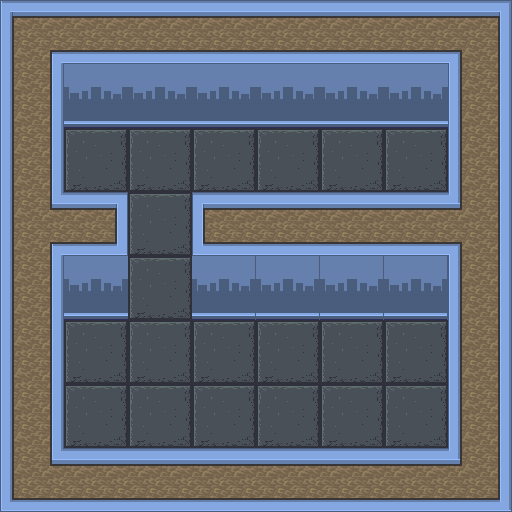

This game map was drawn from its Tiled (.tmx) file and the tilesets committed beside it. A one-line description and the trimmed map source follow:
An orthogonal 8x8 tile map with 64x64 px tiles, 3 tile layers (floor, walls, ceiling) and 2 objects.

<map version="1.2" tiledversion="1.3.3" orientation="orthogonal" renderorder="right-down" width="8" height="8" tilewidth="64" tileheight="64" infinite="0" nextlayerid="5" nextobjectid="3">
 <editorsettings>
  <export target="level0.json" format="json" />
 </editorsettings>
 <tileset firstgid="1" name="blue_castle" tilewidth="64" tileheight="64" tilecount="30" columns="6">
  <image source="../tilesets/blue_castle.png" width="384" height="320" />
  <tile id="0">
   <properties>
    <property name="solid" type="bool" value="false" />
   </properties>
  </tile>
  <tile id="1">
   <properties>
    <property name="solid" type="bool" value="true" />
    <property name="wall" type="bool" value="true" />
   </properties>
  </tile>
  <tile id="2">
   <properties>
    <property name="solid" type="bool" value="true" />
   </properties>
  </tile>
  <tile id="3">
   <properties>
    <property name="solid" type="bool" value="false" />
   </properties>
  </tile>
  <tile id="4">
   <properties>
    <property name="solid" type="bool" value="true" />
   </properties>
  </tile>
  <tile id="5">
   <properties>
    <property name="solid" type="bool" value="false" />
   </properties>
  </tile>
  <tile id="6">
   <properties>
    <property name="solid" type="bool" value="false" />
   </properties>
  </tile>
  <tile id="7">
   <properties>
    <property name="solid" type="bool" value="false" />
   </properties>
  </tile>
  <tile id="8">
   <properties>
    <property name="solid" type="bool" value="false" />
   </properties>
  </tile>
  <tile id="9">
   <properties>
    <property name="solid" type="bool" value="false" />
   </properties>
  </tile>
  <tile id="10">
   <properties>
    <property name="solid" type="bool" value="true" />
   </properties>
  </tile>
  <tile id="11">
   <properties>
    <property name="solid" type="bool" value="false" />
   </properties>
  </tile>
  <tile id="12">
   <properties>
    <property name="solid" type="bool" value="true" />
   </properties>
  </tile>
  <tile id="13">
   <properties>
    <property name="solid" type="bool" value="true" />
    <property name="wall" type="bool" value="true" />
   </properties>
  </tile>
  <tile id="14">
   <properties>
    <property name="solid" type="bool" value="true" />
   </properties>
  </tile>
  <tile id="15">
   <properties>
    <property name="solid" type="bool" value="true" />
   </properties>
  </tile>
  <tile id="16">
   <properties>
    <property name="solid" type="bool" value="false" />
   </properties>
  </tile>
  <tile id="17">
   <properties>
    <property name="solid" type="bool" value="false" />
   </properties>
  </tile>
  <tile id="18">
   <properties>
    <property name="solid" type="bool" value="true" />
   </properties>
  </tile>
  <tile id="19">
   <properties>
    <property name="solid" type="bool" value="false" />
   </properties>
  </tile>
  <tile id="20">
   <properties>
    <property name="solid" type="bool" value="true" />
   </properties>
  </tile>
  <tile id="21">
   <properties>
    <property name="solid" type="bool" value="true" />
   </properties>
  </tile>
  <tile id="22">
   <properties>
    <property name="solid" type="bool" value="false" />
   </properties>
  </tile>
  <tile id="23">
   <properties>
    <property name="solid" type="bool" value="false" />
   </properties>
  </tile>
  <tile id="24">
   <properties>
    <property name="solid" type="bool" value="false" />
   </properties>
  </tile>
  <tile id="25">
   <properties>
    <property name="solid" type="bool" value="false" />
   </properties>
  </tile>
  <tile id="26">
   <properties>
    <property name="solid" type="bool" value="false" />
   </properties>
  </tile>
  <tile id="27">
   <properties>
    <property name="solid" type="bool" value="true" />
    <property name="wall" type="bool" value="true" />
   </properties>
  </tile>
  <tile id="28">
   <properties>
    <property name="solid" type="bool" value="true" />
    <property name="wall" type="bool" value="true" />
   </properties>
  </tile>
  <tile id="29">
   <properties>
    <property name="solid" type="bool" value="true" />
    <property name="wall" type="bool" value="true" />
   </properties>
  </tile>
 </tileset>
 <layer id="1" name="floor" width="8" height="8" locked="1">
  <data>[64 cells, 64 non-empty, 1 distinct tile ids]</data>
 </layer>
 <objectgroup id="4" name="starting" locked="1">
  <object id="1" x="97.5576" y="411.201">
   <point />
  </object>
  <object id="2" x="61.0875" y="130.381" width="385.672" height="185.998" />
 </objectgroup>
 <layer id="2" name="walls" width="8" height="8" locked="1">
  <data>[64 cells, 11 non-empty, 2 distinct tile ids]</data>
 </layer>
 <layer id="3" name="ceiling" width="8" height="8" locked="1">
  <data>[64 cells, 33 non-empty, 13 distinct tile ids]</data>
 </layer>
</map>
